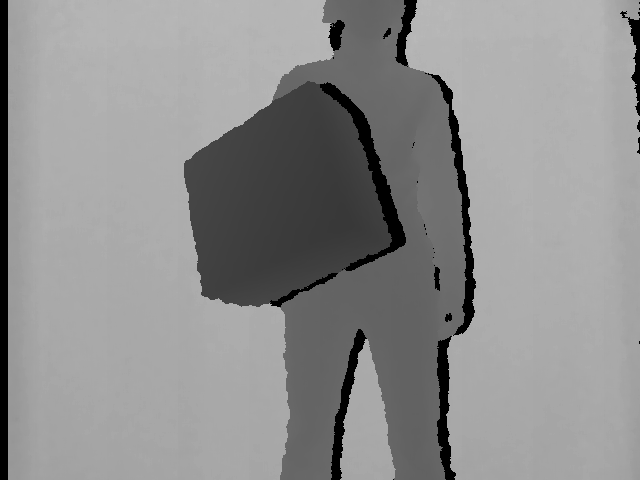
//> input picture articles/objectsegmentationdepth/src/depth.png, 640 x 480 px
$ ./depthsegmentation depth.png 2 2 3 3   (built with g++ and OpenCV 4)
//> lines starting //> are read from the running program, lines starting //| are printed output that depends on the picture; after the words box and inside, x2 and y2 are one past the last pixel; in counts of white or black regions, pixels touching at a corner belong together
// HOW TO COMPILE
// g++ depthsegmentation.cpp -o depthsegmentation `pkg-config --cflags --libs opencv`
//
// EXAMPLE
// ./depthsegmentation depth.png

#include <iostream>
#include <opencv2/opencv.hpp>
#include <opencv2/highgui.hpp>
#include <vector>
#include <string>

using namespace std;
using namespace cv;

void help()
{
        cout << endl;
        cout << "DEPTHSEGMENTATION" << endl;
        cout << "Segment an object from a grayscale/depth image." << endl;
        cout << endl;
        cout << "Usage:" << endl;
        cout <<"\t./depthsegmentation FILE [V1 V2] [U V]" << endl;
        cout << endl;
        cout << "FILE: grayscale/depth image path with extension" << endl;
        cout << "V1:   [optional; default: double(20)] loDiff" << endl;
        cout << "V2:   [optional; default: double(20)] upDiff" << endl;
        cout << "U:    [optional; default: int(imwidth/2)] seed horizontal value" << endl;
        cout << "V:    [optional; default: int(imheight/2)] seed vertical value" << endl;
        cout << endl;
}

int main(int argc, char* argv[])
{
    if (argc != 2 && argc != 4 && argc != 6)
    {
        std::cout << "ERROR: Invalid number of parameters" << std::endl;
        help();
        return -1;
    }

    string FILE(argv[1]);

    Mat depth = imread(FILE, -1);
//> depth is the input picture: 480 rows x 640 cols, CV_8UC4; mean B, G, R, A 141.9, 141.9, 141.9, 255

    if (depth.channels() == 4)
    {
        Mat channels[4];
        split(depth, channels);
//> channels[3]: 480 rows x 640 cols, CV_8UC1; every value is 255
        merge(channels, 3, depth);
//> depth: 480 rows x 640 cols, CV_8UC3
    }

    if (depth.channels() == 3)
        cvtColor(depth, depth, COLOR_BGR2GRAY);

    depth.convertTo(depth, CV_32FC1);
//> depth: 480 rows x 640 cols, CV_32FC1
    normalize(depth, depth, 0, 255, NORM_MINMAX);
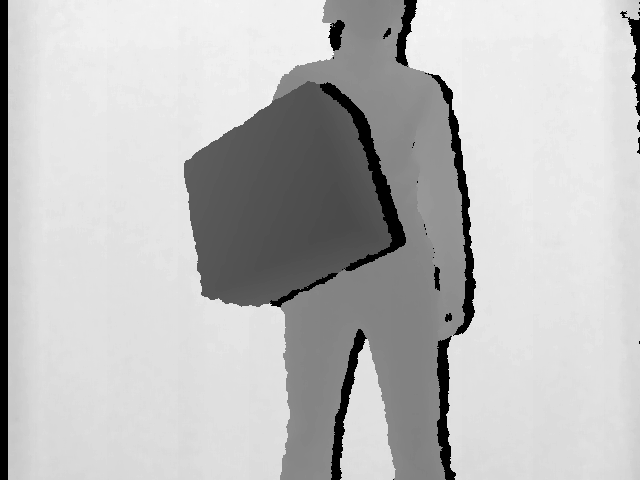
//> depth: 480 rows x 640 cols, CV_32FC1; min 0, max 255, mean 188.4
    depth.convertTo(depth, CV_8UC1);
//> depth: 480 rows x 640 cols, CV_8UC1

    int width = depth.cols;
//> width = 640
    int height = depth.rows;
//> height = 480

    double V1 = 20.f;
    double V2 = 20.f;
    int U = int(width / 2);
//> U = 320
    int V = int(height / 2);
//> V = 240

    try
    {
        switch(argc)
        {
            case 2:
                break;
            case 4:
                V1 = stod(argv[2]);
                V2 = stod(argv[3]);
                break;
            case 6:
                U = stoi(argv[4]);
                V = stoi(argv[5]);
                break;
            default:
                throw invalid_argument("EXCEPTION: Invalid number of parameters");
                break;
        }

        if (U < 0 || U > height || V < 0 || V > width)
            throw invalid_argument("EXCEPTION: Invalid seed coordinates");
    }
    catch(const logic_error& ex)
    {
        std::cout << "EXCEPTION: Cannot convert parameters" << std::endl;
        std::cout << ex.what() << std::endl;
        help();
        return -2;
    }
    catch(const invalid_argument& ex)
    {
        std::cout << ex.what() << std::endl;
        help();
        return -3;
    }
    catch(...)
    {
        std::cout << "EXCEPTION: Unknown exception" << std::endl;
        return -4;
    }

    Point2i seed;
    seed.x = U;
    seed.y = V;

    Mat mask;
    Canny(depth, mask, 0, 255);
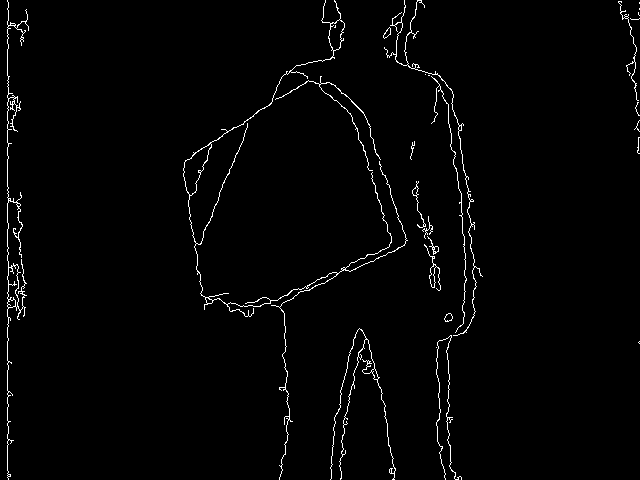
//> mask: 480 rows x 640 cols, CV_8UC1; 1.7% white in thin lines or dots
    copyMakeBorder(mask, mask, 1, 1, 1, 1, BORDER_REPLICATE);
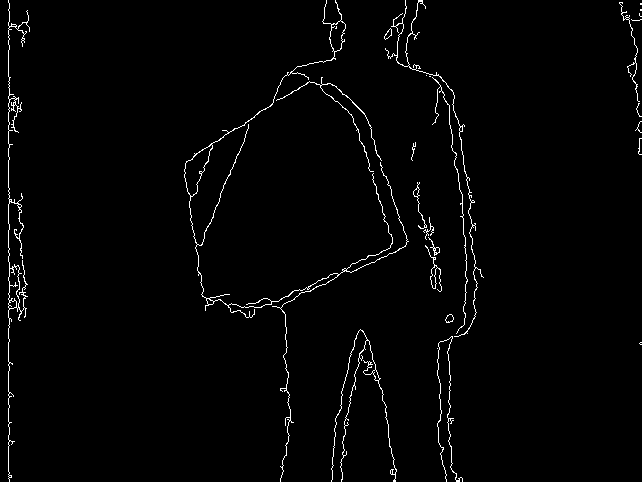
//> mask: 482 rows x 642 cols, CV_8UC1; 1.7% white in thin lines or dots
    unsigned char fillValue = 128.f;
    floodFill(depth, mask, seed, Scalar(128), nullptr, Scalar(V1), Scalar(V2), 4 | cv::FLOODFILL_MASK_ONLY | (fillValue << 8));
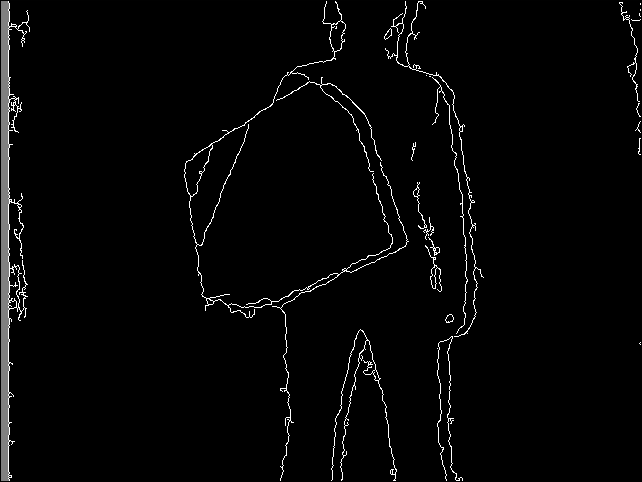
//> mask: 482 rows x 642 cols, CV_8UC1; 1.86% of pixels changed, all inside (x1, y1, x2, y2) = (0, 0, 642, 482)
    resize(mask, mask, depth.size());
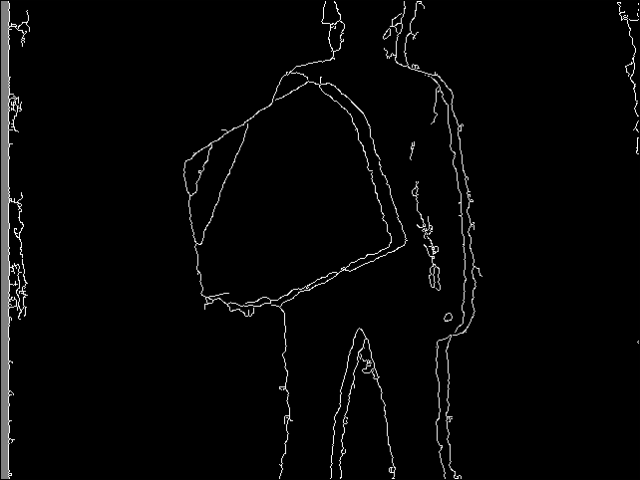
//> mask: 480 rows x 640 cols, CV_8UC1; min 0, max 255, mean 5.9

    cvtColor(mask, mask, CV_GRAY2RGB);
//> mask: 480 rows x 640 cols, CV_8UC3
    cvtColor(depth, depth, CV_GRAY2RGB);
//> depth: 480 rows x 640 cols, CV_8UC3
    circle(depth, seed, 2, Scalar(0,0,255), 3);
//> depth: 480 rows x 640 cols, CV_8UC3; mean R, G, B 188.3, 188.3, 188.4

    Mat dst;
    hconcat(depth, mask, dst);
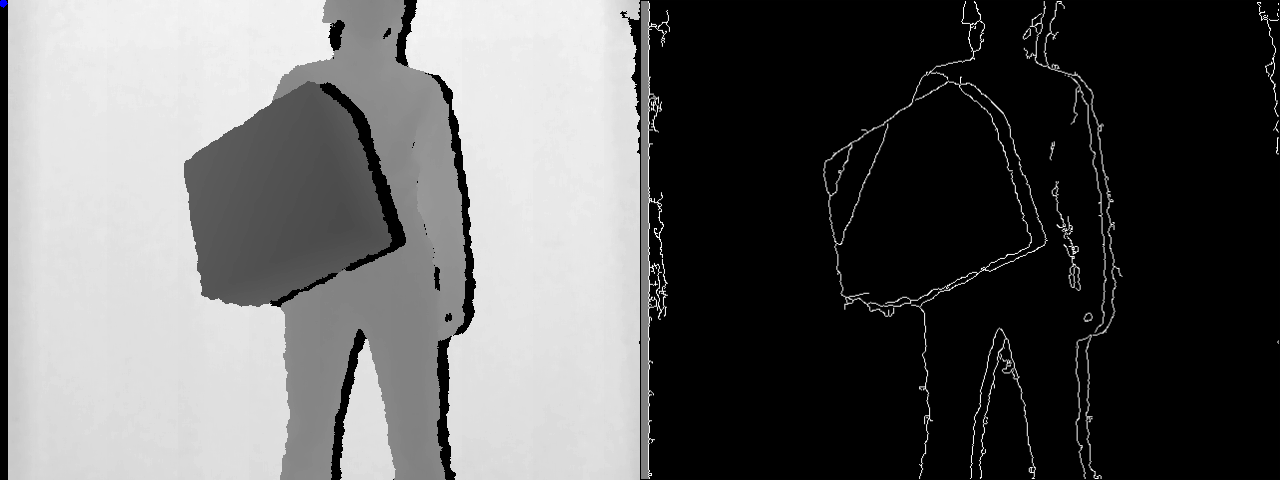
//> dst: 480 rows x 1280 cols, CV_8UC3; mean R, G, B 97.1, 97.1, 97.1
    imshow("image - mask", dst);

    imwrite("depth_seed.png", depth);
    imwrite("mask.png", mask);

    waitKey(0);

    return 0;
}
